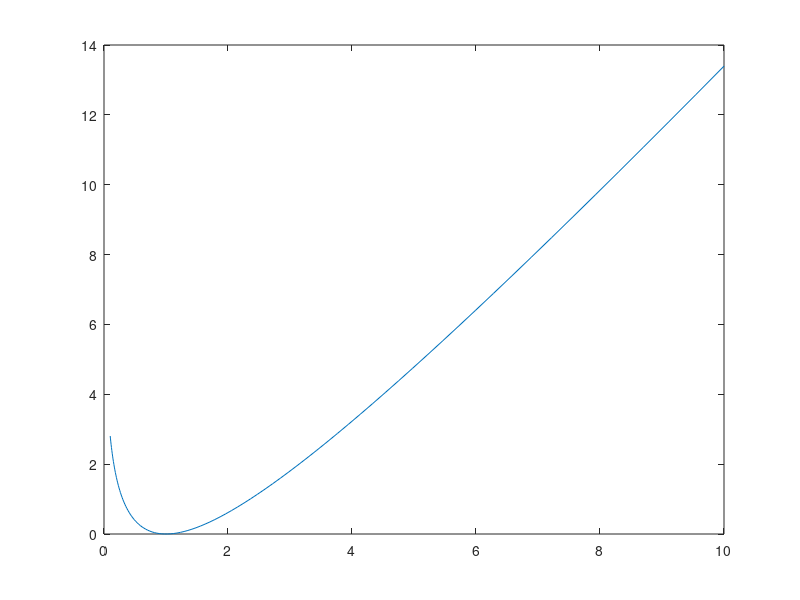

Write MATLAB code to recreate this figure. (Note: this script raises an error after producing the figure.)
clearvars;
close all;

xPlot = linspace(-1,1,100);
ratio = 10.^(xPlot);
yPlot = 2*(ratio - 1 - log(ratio));

figure;
plot(ratio, yPlot);
ax = gca;
ax.XScale = 'log';
xlabel('$y/\widehat{y}$','Interpreter','latex');
ylabel('scaled deviance');